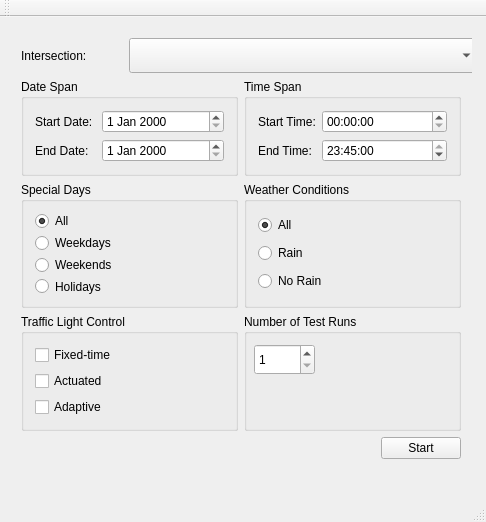
<?xml version="1.0" encoding="UTF-8"?>
<ui version="4.0">
 <class>QThesisMainWindowClass</class>
 <widget class="QMainWindow" name="QThesisMainWindowClass">
  <property name="geometry">
   <rect>
    <x>0</x>
    <y>0</y>
    <width>486</width>
    <height>522</height>
   </rect>
  </property>
  <property name="windowTitle">
   <string>Dublin Traffic Light Simulator</string>
  </property>
  <widget class="QWidget" name="centralWidget">
   <widget class="QWidget" name="">
    <property name="geometry">
     <rect>
      <x>10</x>
      <y>10</y>
      <width>462</width>
      <height>443</height>
     </rect>
    </property>
    <layout class="QGridLayout" name="gridLayout_3">
     <item row="0" column="0" colspan="2">
      <layout class="QGridLayout" name="gridLayout_2">
       <item row="0" column="0">
        <widget class="QLabel" name="label">
         <property name="minimumSize">
          <size>
           <width>102</width>
           <height>0</height>
          </size>
         </property>
         <property name="text">
          <string>Intersection: </string>
         </property>
        </widget>
       </item>
       <item row="0" column="1">
        <widget class="QComboBox" name="combo_intersection">
         <property name="minimumSize">
          <size>
           <width>349</width>
           <height>35</height>
          </size>
         </property>
        </widget>
       </item>
      </layout>
     </item>
     <item row="1" column="0" colspan="2">
      <layout class="QGridLayout" name="gridLayout">
       <item row="0" column="1">
        <widget class="QGroupBox" name="groupBox_2">
         <property name="title">
          <string>Time Span</string>
         </property>
         <layout class="QFormLayout" name="formLayout_2">
          <item row="0" column="0">
           <widget class="QLabel" name="label_2">
            <property name="text">
             <string>Start Time:</string>
            </property>
           </widget>
          </item>
          <item row="0" column="1">
           <widget class="QTimeEdit" name="time_start"/>
          </item>
          <item row="1" column="0">
           <widget class="QLabel" name="label_3">
            <property name="text">
             <string>End Time: </string>
            </property>
           </widget>
          </item>
          <item row="1" column="1">
           <widget class="QTimeEdit" name="time_end">
            <property name="locale">
             <locale language="English" country="Ireland"/>
            </property>
            <property name="maximumTime">
             <time>
              <hour>23</hour>
              <minute>45</minute>
              <second>0</second>
             </time>
            </property>
            <property name="currentSection">
             <enum>QDateTimeEdit::HourSection</enum>
            </property>
            <property name="calendarPopup">
             <bool>false</bool>
            </property>
            <property name="time">
             <time>
              <hour>23</hour>
              <minute>45</minute>
              <second>0</second>
             </time>
            </property>
           </widget>
          </item>
         </layout>
        </widget>
       </item>
       <item row="2" column="1">
        <widget class="QGroupBox" name="groupBox_3">
         <property name="title">
          <string>Number of Test Runs</string>
         </property>
         <widget class="QSpinBox" name="simulation_runs">
          <property name="geometry">
           <rect>
            <x>10</x>
            <y>30</y>
            <width>61</width>
            <height>31</height>
           </rect>
          </property>
          <property name="minimum">
           <number>1</number>
          </property>
          <property name="maximum">
           <number>100</number>
          </property>
         </widget>
        </widget>
       </item>
       <item row="1" column="0">
        <widget class="QGroupBox" name="group_specialdays">
         <property name="title">
          <string>Special Days</string>
         </property>
         <layout class="QVBoxLayout" name="verticalLayout">
          <item>
           <widget class="QRadioButton" name="days_all">
            <property name="text">
             <string>All</string>
            </property>
            <property name="checked">
             <bool>true</bool>
            </property>
           </widget>
          </item>
          <item>
           <widget class="QRadioButton" name="days_weekdays">
            <property name="text">
             <string>Weekdays</string>
            </property>
           </widget>
          </item>
          <item>
           <widget class="QRadioButton" name="days_weekends">
            <property name="text">
             <string>Weekends</string>
            </property>
           </widget>
          </item>
          <item>
           <widget class="QRadioButton" name="days_holidays">
            <property name="text">
             <string>Holidays</string>
            </property>
           </widget>
          </item>
         </layout>
        </widget>
       </item>
       <item row="2" column="0">
        <widget class="QGroupBox" name="trafficlights_group">
         <property name="title">
          <string>Traffic Light Control</string>
         </property>
         <layout class="QVBoxLayout" name="verticalLayout_3">
          <item>
           <widget class="QCheckBox" name="tls_fixed">
            <property name="text">
             <string>Fixed-time</string>
            </property>
           </widget>
          </item>
          <item>
           <widget class="QCheckBox" name="tls_actuated">
            <property name="text">
             <string>Actuated</string>
            </property>
           </widget>
          </item>
          <item>
           <widget class="QCheckBox" name="tls_adaptive">
            <property name="text">
             <string>Adaptive</string>
            </property>
           </widget>
          </item>
         </layout>
        </widget>
       </item>
       <item row="1" column="1">
        <widget class="QGroupBox" name="group_weather">
         <property name="title">
          <string>Weather Conditions</string>
         </property>
         <layout class="QVBoxLayout" name="verticalLayout_2">
          <item>
           <widget class="QRadioButton" name="weather_all">
            <property name="text">
             <string>All</string>
            </property>
            <property name="checked">
             <bool>true</bool>
            </property>
           </widget>
          </item>
          <item>
           <widget class="QRadioButton" name="weather_rain">
            <property name="text">
             <string>Rain</string>
            </property>
           </widget>
          </item>
          <item>
           <widget class="QRadioButton" name="weather_dry">
            <property name="text">
             <string>No Rain</string>
            </property>
           </widget>
          </item>
         </layout>
        </widget>
       </item>
       <item row="0" column="0">
        <widget class="QGroupBox" name="groupBox">
         <property name="title">
          <string>Date Span</string>
         </property>
         <layout class="QFormLayout" name="formLayout">
          <item row="0" column="0">
           <widget class="QLabel" name="label_4">
            <property name="text">
             <string>Start Date: </string>
            </property>
           </widget>
          </item>
          <item row="0" column="1">
           <widget class="QDateEdit" name="date_start"/>
          </item>
          <item row="1" column="0">
           <widget class="QLabel" name="label_5">
            <property name="text">
             <string>End Date: </string>
            </property>
           </widget>
          </item>
          <item row="1" column="1">
           <widget class="QDateEdit" name="date_end"/>
          </item>
         </layout>
        </widget>
       </item>
      </layout>
     </item>
     <item row="2" column="0">
      <spacer name="horizontalSpacer">
       <property name="orientation">
        <enum>Qt::Horizontal</enum>
       </property>
       <property name="sizeHint" stdset="0">
        <size>
         <width>348</width>
         <height>20</height>
        </size>
       </property>
      </spacer>
     </item>
     <item row="2" column="1">
      <widget class="QPushButton" name="start_button">
       <property name="text">
        <string>Start</string>
       </property>
      </widget>
     </item>
    </layout>
   </widget>
  </widget>
  <widget class="QMenuBar" name="menuBar">
   <property name="geometry">
    <rect>
     <x>0</x>
     <y>0</y>
     <width>486</width>
     <height>26</height>
    </rect>
   </property>
  </widget>
  <widget class="QToolBar" name="mainToolBar">
   <attribute name="toolBarArea">
    <enum>TopToolBarArea</enum>
   </attribute>
   <attribute name="toolBarBreak">
    <bool>false</bool>
   </attribute>
  </widget>
  <widget class="QStatusBar" name="statusBar"/>
 </widget>
 <layoutdefault spacing="6" margin="11"/>
 <resources>
  <include location="qthesismainwindow.qrc"/>
 </resources>
 <connections/>
</ui>
